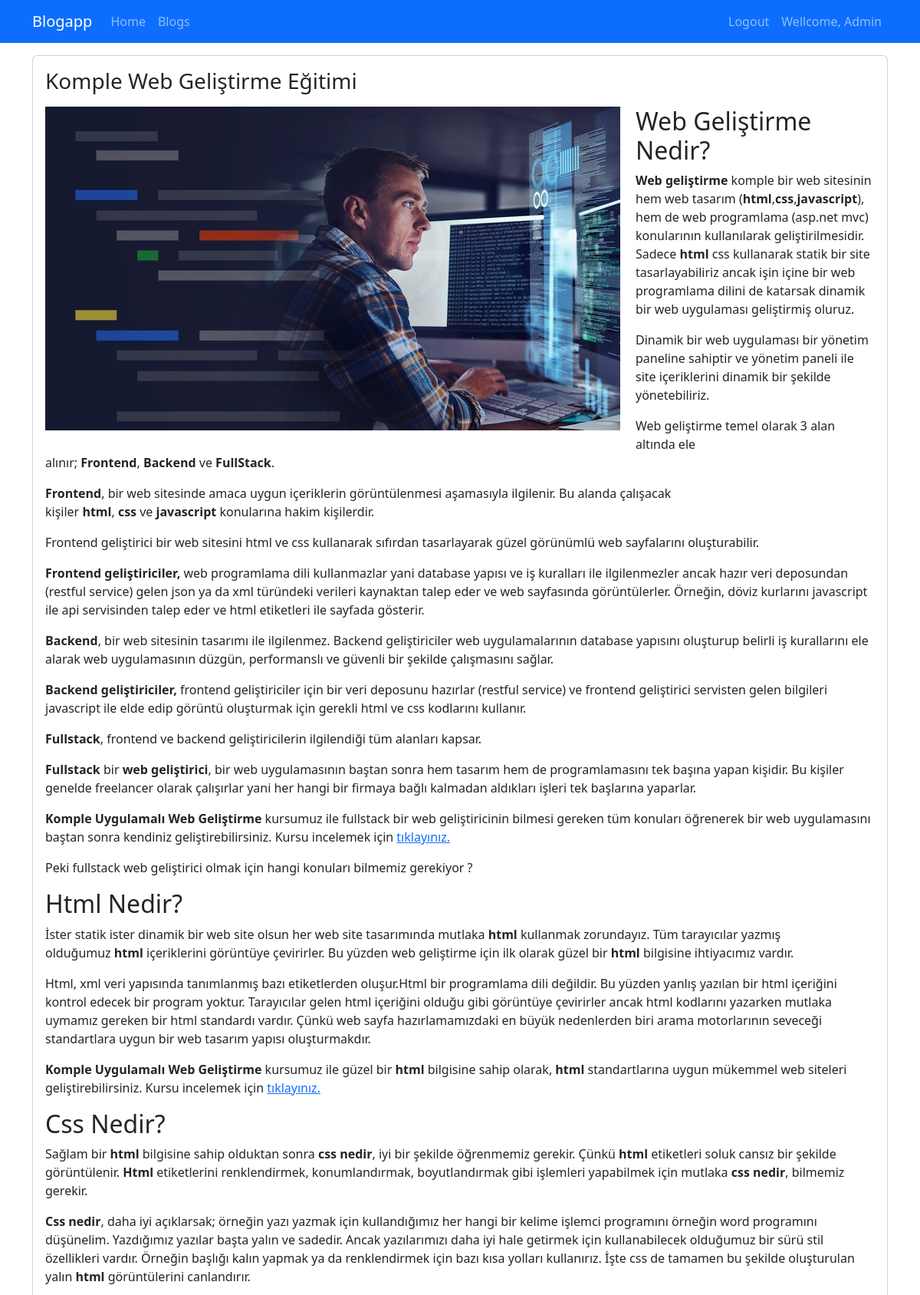
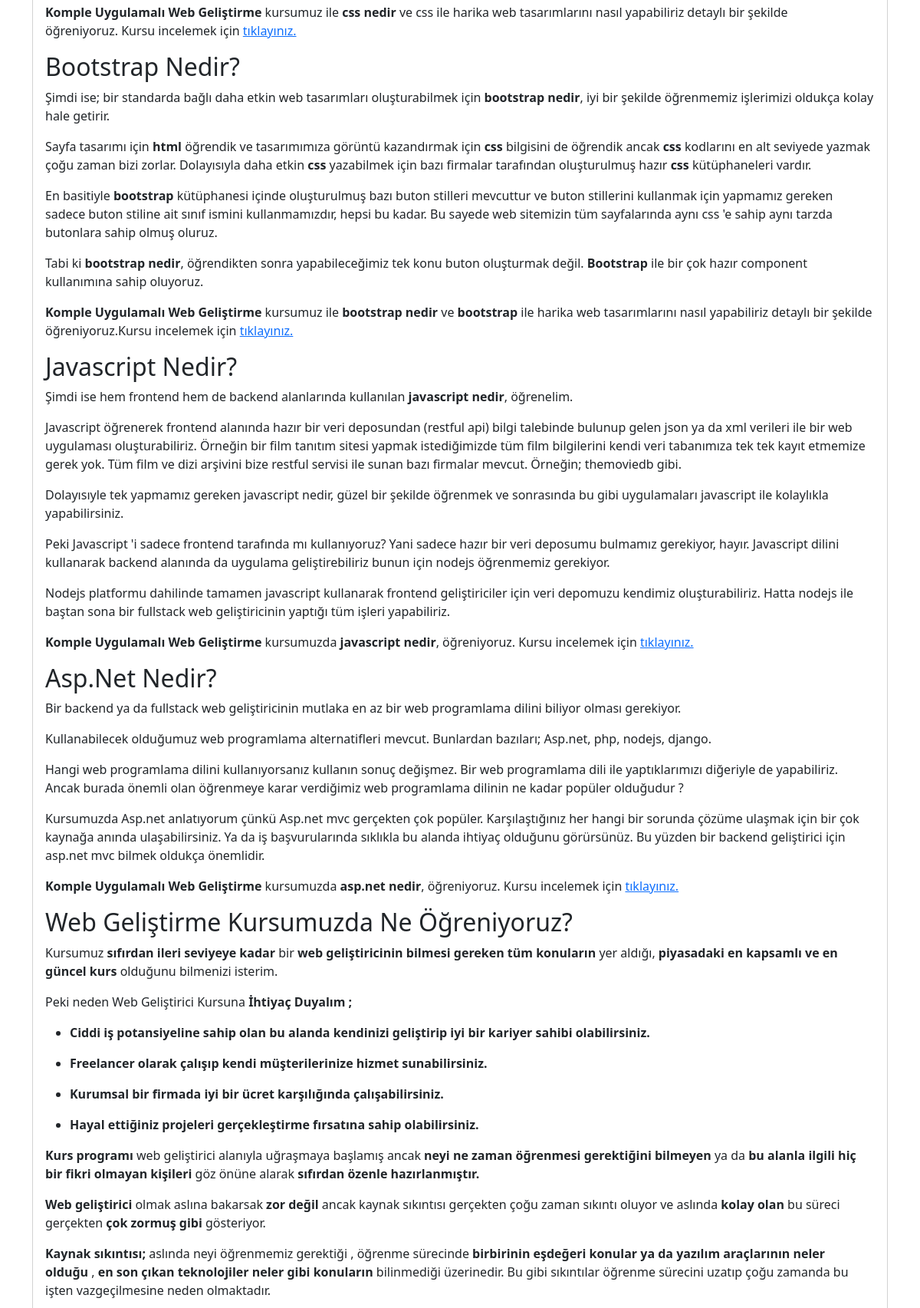
Screenshot of /blogs/komple-web-gelistirme-egitimi (signed in, upper part) with the database file from the repository (2 pictures, top to bottom).
### blog/models.py (models this page shows, shortened)
class Blog(models.Model):
    title = models.CharField(max_length=200)
    image = models.ImageField(upload_to="blogs")
    description = RichTextField()
    is_active = models.BooleanField(default=False)
    is_home = models.BooleanField(default=False)
    slug = models.SlugField(null=False, blank=True, unique=True, db_index=True, editable=False)
    categories = models.ManyToManyField(Category, blank=True)

### blog/views.py (the view)
# urls.py: path("blogs/<slug:slug>", views.blog_details, name="blog_details"),
def blog_details(request, slug):
    blog = Blog.objects.get(slug=slug)
    return render(request,"blog/blog-details.html", {
        "blog": blog
    })

### blog/templates/blog/blog-details.html (shortened to what this page needs)
{% extends 'base.html' %}
{% load static %}
{% block content %}
    <div class="container mt-3">
        <div class="row">
            <div class="col-12">
               <div class="card mb-3">
                    <div class="row">
                        <div class="col-md-12">
                            <div class="card-body">
                                <h1 class="card-title h3 mb-3">
                                    {{ blog.title|title }}
                                </h1>
                                <img src="{{ blog.image.url }}" alt="" class="img-fluid" style="float:left; margin-right:20px; margin-bottom:20px;">
                                <p class="card-text">{{ blog.description|safe }}</p>
                            </div>
                        </div>
                    </div>
                </div>
            </div>
        </div>
    </div>
{% endblock  %}

### templates/partials/_navbar.html (shortened to what this page needs)
<nav class="navbar navbar-dark bg-primary navbar-expand-lg">
    <div class="container">
        <a class="navbar-brand" href="{% url 'home' %}">Blogapp</a>
        <div class="collapse navbar-collapse" id="navbar">
            <ul class="navbar-nav me-auto">
                <li class="nav-item">
                    <a class="nav-link" href="{% url 'home' %}">Home</a>
                </li>
                <li class="nav-item">
                    <a class="nav-link" href="{% url 'blogs' %}" >Blogs</a>
                </li>
            </ul>
            <ul class="navbar-nav ms-auto">
                {% if user.is_authenticated %}
                    <li class="nav-item">
                        <a class="nav-link" href="{% url 'logout' %}" >Logout</a>
                    </li>
                    <li class="nav-item">
                        <a class="nav-link" href="" >Wellcome, {{ user.get_username|title }}</a>
                    </li>
                {% endif %}
            </ul>
        </div>
    </div>
</nav>

### rows the page displays
Blog: title "Komple Web Geliştirme Eğitimi", image (picture), description "Web Geliştirme Nedir? Web geliştirme komple bir web sitesinin hem web tasarım ( html , css , javascript ), hem de web programlama (asp.net mvc) konularının kullanılarak geliştirilmesidir. Sadece html css kullanarak statik bir site tasarlayabiliriz ancak işin içine bir web programlama dilini de katarsak dinamik bir web uygulaması geliştirmiş oluruz. Dinamik bir web uygulaması bir yönetim paneline sahiptir ve yönetim paneli ile site içeriklerini dinamik bir şekilde yönetebiliriz. Web geliştirme temel olarak 3 alan altında ele alınır; Frontend , Backend ve FullStack . Frontend , bir web sitesinde amaca uygun içeriklerin görüntülenmesi aşamasıyla ilgilenir. Bu alanda çalışacak kişiler html ,…"

### other values shown
{{ user.get_username|title }} "Admin"
